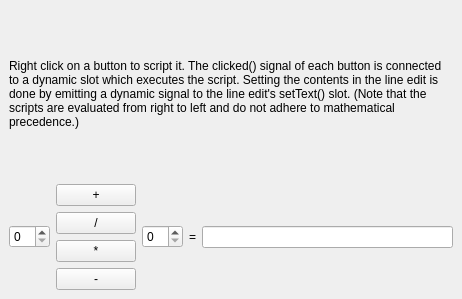
<ui version="4.0" >
 <author></author>
 <comment></comment>
 <exportmacro></exportmacro>
 <class>Form</class>
 <widget class="QWidget" name="Form" >
  <property name="geometry" >
   <rect>
    <x>0</x>
    <y>0</y>
    <width>462</width>
    <height>299</height>
   </rect>
  </property>
  <property name="windowTitle" >
   <string>Scriptable Calculator</string>
  </property>
  <layout class="QVBoxLayout" >
   <property name="margin" >
    <number>9</number>
   </property>
   <property name="spacing" >
    <number>6</number>
   </property>
   <item>
    <widget class="QLabel" name="label_2" >
     <property name="text" >
      <string>Right click on a button to script it. The clicked() signal of each button is connected to a dynamic slot which executes the script. Setting the contents in the line edit is done by emitting a dynamic signal to the line edit's setText() slot. (Note that the scripts are evaluated from right to left and do not adhere to mathematical precedence.)</string>
     </property>
     <property name="textFormat" >
      <enum>Qt::AutoText</enum>
     </property>
     <property name="wordWrap" >
      <bool>true</bool>
     </property>
    </widget>
   </item>
   <item>
    <layout class="QHBoxLayout" >
     <property name="margin" >
      <number>0</number>
     </property>
     <property name="spacing" >
      <number>6</number>
     </property>
     <item>
      <widget class="QSpinBox" name="inputA" />
     </item>
     <item>
      <layout class="QVBoxLayout" >
       <property name="margin" >
        <number>0</number>
       </property>
       <property name="spacing" >
        <number>6</number>
       </property>
       <item>
        <widget class="QPushButton" name="plus" >
         <property name="text" >
          <string>+</string>
         </property>
        </widget>
       </item>
       <item>
        <widget class="QPushButton" name="divide" >
         <property name="text" >
          <string>/</string>
         </property>
        </widget>
       </item>
       <item>
        <widget class="QPushButton" name="multiply" >
         <property name="text" >
          <string>*</string>
         </property>
        </widget>
       </item>
       <item>
        <widget class="QPushButton" name="minus" >
         <property name="text" >
          <string>-</string>
         </property>
        </widget>
       </item>
      </layout>
     </item>
     <item>
      <widget class="QSpinBox" name="inputB" />
     </item>
     <item>
      <widget class="QLabel" name="label" >
       <property name="text" >
        <string>=</string>
       </property>
      </widget>
     </item>
     <item>
      <widget class="QLineEdit" name="result" >
       <property name="readOnly" >
        <bool>true</bool>
       </property>
      </widget>
     </item>
    </layout>
   </item>
  </layout>
 </widget>
 <pixmapfunction></pixmapfunction>
 <resources/>
 <connections/>
</ui>
